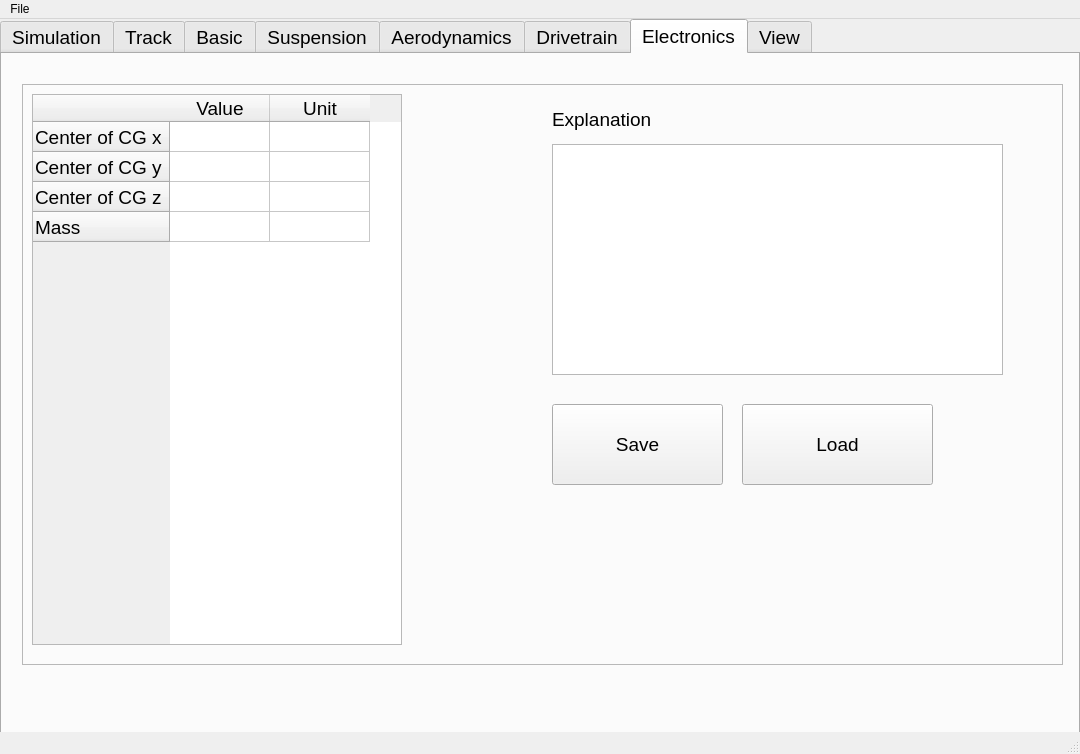
<?xml version="1.0" encoding="UTF-8"?>
<ui version="4.0">
 <class>MainWindow</class>
 <widget class="QMainWindow" name="MainWindow">
  <property name="geometry">
   <rect>
    <x>0</x>
    <y>0</y>
    <width>1080</width>
    <height>754</height>
   </rect>
  </property>
  <property name="windowTitle">
   <string>MainWindow</string>
  </property>
  <widget class="QWidget" name="centralwidget">
   <widget class="QTabWidget" name="menuWidget">
    <property name="enabled">
     <bool>true</bool>
    </property>
    <property name="geometry">
     <rect>
      <x>0</x>
      <y>0</y>
      <width>1080</width>
      <height>720</height>
     </rect>
    </property>
    <property name="font">
     <font>
      <pointsize>14</pointsize>
     </font>
    </property>
    <property name="currentIndex">
     <number>6</number>
    </property>
    <widget class="QWidget" name="Simulation">
     <property name="font">
      <font>
       <pointsize>12</pointsize>
      </font>
     </property>
     <attribute name="title">
      <string>Simulation</string>
     </attribute>
     <widget class="QLabel" name="track_photo_sim">
      <property name="geometry">
       <rect>
        <x>620</x>
        <y>80</y>
        <width>431</width>
        <height>331</height>
       </rect>
      </property>
      <property name="text">
       <string/>
      </property>
      <property name="pixmap">
       <pixmap>Photos/Capture.PNG</pixmap>
      </property>
      <property name="scaledContents">
       <bool>true</bool>
      </property>
     </widget>
     <widget class="QGroupBox" name="infoBox">
      <property name="geometry">
       <rect>
        <x>50</x>
        <y>80</y>
        <width>391</width>
        <height>341</height>
       </rect>
      </property>
      <property name="title">
       <string>INFO</string>
      </property>
      <widget class="QLabel" name="author">
       <property name="geometry">
        <rect>
         <x>10</x>
         <y>30</y>
         <width>121</width>
         <height>21</height>
        </rect>
       </property>
       <property name="text">
        <string>Author</string>
       </property>
      </widget>
      <widget class="QLabel" name="date">
       <property name="geometry">
        <rect>
         <x>10</x>
         <y>70</y>
         <width>71</width>
         <height>31</height>
        </rect>
       </property>
       <property name="text">
        <string>Date</string>
       </property>
      </widget>
      <widget class="QLabel" name="name_of_sim">
       <property name="geometry">
        <rect>
         <x>10</x>
         <y>120</y>
         <width>181</width>
         <height>16</height>
        </rect>
       </property>
       <property name="text">
        <string>Name of Simulation</string>
       </property>
      </widget>
      <widget class="QLabel" name="note">
       <property name="geometry">
        <rect>
         <x>10</x>
         <y>160</y>
         <width>55</width>
         <height>16</height>
        </rect>
       </property>
       <property name="text">
        <string>Notes</string>
       </property>
      </widget>
      <widget class="QDateTimeEdit" name="dateTimeEdit">
       <property name="geometry">
        <rect>
         <x>140</x>
         <y>70</y>
         <width>194</width>
         <height>22</height>
        </rect>
       </property>
      </widget>
      <widget class="QLineEdit" name="name_lineEdit">
       <property name="geometry">
        <rect>
         <x>140</x>
         <y>30</y>
         <width>221</width>
         <height>22</height>
        </rect>
       </property>
       <property name="text">
        <string>Name and Surname</string>
       </property>
      </widget>
      <widget class="QLineEdit" name="name_of_sim_Edit">
       <property name="geometry">
        <rect>
         <x>200</x>
         <y>120</y>
         <width>161</width>
         <height>22</height>
        </rect>
       </property>
       <property name="text">
        <string>Name</string>
       </property>
      </widget>
      <widget class="QTextEdit" name="write_box">
       <property name="geometry">
        <rect>
         <x>10</x>
         <y>180</y>
         <width>361</width>
         <height>151</height>
        </rect>
       </property>
       <property name="html">
        <string>&lt;!DOCTYPE HTML PUBLIC &quot;-//W3C//DTD HTML 4.0//EN&quot; &quot;http://www.w3.org/TR/REC-html40/strict.dtd&quot;&gt;
&lt;html&gt;&lt;head&gt;&lt;meta name=&quot;qrichtext&quot; content=&quot;1&quot; /&gt;&lt;style type=&quot;text/css&quot;&gt;
p, li { white-space: pre-wrap; }
&lt;/style&gt;&lt;/head&gt;&lt;body style=&quot; font-family:'MS Shell Dlg 2'; font-size:12pt; font-weight:400; font-style:normal;&quot;&gt;
&lt;p style=&quot; margin-top:0px; margin-bottom:0px; margin-left:0px; margin-right:0px; -qt-block-indent:0; text-indent:0px;&quot;&gt;&lt;span style=&quot; font-style:italic;&quot;&gt;write changes, notes&lt;/span&gt;&lt;/p&gt;&lt;/body&gt;&lt;/html&gt;</string>
       </property>
      </widget>
     </widget>
     <widget class="QPushButton" name="simulateButton">
      <property name="geometry">
       <rect>
        <x>50</x>
        <y>470</y>
        <width>191</width>
        <height>81</height>
       </rect>
      </property>
      <property name="text">
       <string>Simulate</string>
      </property>
     </widget>
     <widget class="QComboBox" name="data_download_Box">
      <property name="geometry">
       <rect>
        <x>340</x>
        <y>470</y>
        <width>201</width>
        <height>81</height>
       </rect>
      </property>
      <item>
       <property name="text">
        <string>CSV- basic</string>
       </property>
      </item>
      <item>
       <property name="text">
        <string>CSV- advanced</string>
       </property>
      </item>
     </widget>
     <widget class="QPushButton" name="exportButton">
      <property name="geometry">
       <rect>
        <x>550</x>
        <y>470</y>
        <width>171</width>
        <height>81</height>
       </rect>
      </property>
      <property name="text">
       <string>Export</string>
      </property>
     </widget>
    </widget>
    <widget class="QWidget" name="Track">
     <attribute name="title">
      <string>Track</string>
     </attribute>
     <widget class="QPushButton" name="loadtrackButton">
      <property name="geometry">
       <rect>
        <x>50</x>
        <y>480</y>
        <width>171</width>
        <height>51</height>
       </rect>
      </property>
      <property name="text">
       <string>Load track</string>
      </property>
     </widget>
     <widget class="QLabel" name="select_track">
      <property name="geometry">
       <rect>
        <x>50</x>
        <y>80</y>
        <width>151</width>
        <height>31</height>
       </rect>
      </property>
      <property name="text">
       <string>Select track</string>
      </property>
     </widget>
     <widget class="QLabel" name="track_photo">
      <property name="geometry">
       <rect>
        <x>500</x>
        <y>130</y>
        <width>391</width>
        <height>331</height>
       </rect>
      </property>
      <property name="text">
       <string/>
      </property>
      <property name="pixmap">
       <pixmap>Photos/Capture.PNG</pixmap>
      </property>
      <property name="scaledContents">
       <bool>true</bool>
      </property>
     </widget>
     <widget class="QScrollArea" name="scrollArea">
      <property name="geometry">
       <rect>
        <x>50</x>
        <y>120</y>
        <width>301</width>
        <height>331</height>
       </rect>
      </property>
      <property name="font">
       <font>
        <pointsize>14</pointsize>
       </font>
      </property>
      <property name="widgetResizable">
       <bool>true</bool>
      </property>
      <widget class="QWidget" name="scrollAreaWidgetContents">
       <property name="geometry">
        <rect>
         <x>0</x>
         <y>0</y>
         <width>299</width>
         <height>329</height>
        </rect>
       </property>
       <property name="font">
        <font>
         <pointsize>14</pointsize>
        </font>
       </property>
       <widget class="QListWidget" name="listWidget">
        <property name="geometry">
         <rect>
          <x>0</x>
          <y>0</y>
          <width>311</width>
          <height>331</height>
         </rect>
        </property>
        <item>
         <property name="text">
          <string>Acceleration</string>
         </property>
        </item>
        <item>
         <property name="text">
          <string>Skidpad</string>
         </property>
        </item>
        <item>
         <property name="text">
          <string>FSG 2012 Autocross</string>
         </property>
        </item>
       </widget>
      </widget>
     </widget>
    </widget>
    <widget class="QWidget" name="Basic">
     <attribute name="title">
      <string>Basic</string>
     </attribute>
     <widget class="QFrame" name="Basic_frame">
      <property name="geometry">
       <rect>
        <x>0</x>
        <y>10</y>
        <width>1041</width>
        <height>581</height>
       </rect>
      </property>
      <property name="frameShape">
       <enum>QFrame::StyledPanel</enum>
      </property>
      <property name="frameShadow">
       <enum>QFrame::Raised</enum>
      </property>
      <widget class="QTableWidget" name="tableWidget">
       <property name="geometry">
        <rect>
         <x>10</x>
         <y>10</y>
         <width>370</width>
         <height>551</height>
        </rect>
       </property>
       <row>
        <property name="text">
         <string notr="true">Center of CG x</string>
        </property>
       </row>
       <row>
        <property name="text">
         <string>Center of CG y</string>
        </property>
       </row>
       <row>
        <property name="text">
         <string>Center of CG z</string>
        </property>
       </row>
       <row>
        <property name="text">
         <string>Mass</string>
        </property>
       </row>
       <column>
        <property name="text">
         <string>Value</string>
        </property>
       </column>
       <column>
        <property name="text">
         <string>Unit</string>
        </property>
       </column>
      </widget>
      <widget class="QTextEdit" name="textEdit">
       <property name="geometry">
        <rect>
         <x>530</x>
         <y>60</y>
         <width>451</width>
         <height>231</height>
        </rect>
       </property>
      </widget>
      <widget class="QLabel" name="explanation_basic">
       <property name="geometry">
        <rect>
         <x>530</x>
         <y>20</y>
         <width>131</width>
         <height>31</height>
        </rect>
       </property>
       <property name="text">
        <string>Explanation</string>
       </property>
      </widget>
      <widget class="QPushButton" name="save_basic_Button">
       <property name="geometry">
        <rect>
         <x>530</x>
         <y>320</y>
         <width>171</width>
         <height>81</height>
        </rect>
       </property>
       <property name="text">
        <string>Save</string>
       </property>
      </widget>
      <widget class="QPushButton" name="load_basic_Button">
       <property name="geometry">
        <rect>
         <x>720</x>
         <y>320</y>
         <width>191</width>
         <height>81</height>
        </rect>
       </property>
       <property name="text">
        <string>Load</string>
       </property>
      </widget>
     </widget>
    </widget>
    <widget class="QWidget" name="Suspension">
     <attribute name="title">
      <string>Suspension</string>
     </attribute>
     <widget class="QFrame" name="Basic_frame_2">
      <property name="geometry">
       <rect>
        <x>10</x>
        <y>20</y>
        <width>1041</width>
        <height>581</height>
       </rect>
      </property>
      <property name="frameShape">
       <enum>QFrame::StyledPanel</enum>
      </property>
      <property name="frameShadow">
       <enum>QFrame::Raised</enum>
      </property>
      <widget class="QTableWidget" name="tableWidget_2">
       <property name="geometry">
        <rect>
         <x>10</x>
         <y>10</y>
         <width>370</width>
         <height>551</height>
        </rect>
       </property>
       <row>
        <property name="text">
         <string notr="true">Center of CG x</string>
        </property>
       </row>
       <row>
        <property name="text">
         <string>Center of CG y</string>
        </property>
       </row>
       <row>
        <property name="text">
         <string>Center of CG z</string>
        </property>
       </row>
       <row>
        <property name="text">
         <string>Mass</string>
        </property>
       </row>
       <column>
        <property name="text">
         <string>Value</string>
        </property>
       </column>
       <column>
        <property name="text">
         <string>Unit</string>
        </property>
       </column>
      </widget>
      <widget class="QTextEdit" name="textEdit_2">
       <property name="geometry">
        <rect>
         <x>530</x>
         <y>60</y>
         <width>451</width>
         <height>231</height>
        </rect>
       </property>
      </widget>
      <widget class="QLabel" name="explanation_basic_2">
       <property name="geometry">
        <rect>
         <x>530</x>
         <y>20</y>
         <width>131</width>
         <height>31</height>
        </rect>
       </property>
       <property name="text">
        <string>Explanation</string>
       </property>
      </widget>
      <widget class="QPushButton" name="save_basic_Button_2">
       <property name="geometry">
        <rect>
         <x>530</x>
         <y>320</y>
         <width>171</width>
         <height>81</height>
        </rect>
       </property>
       <property name="text">
        <string>Save</string>
       </property>
      </widget>
      <widget class="QPushButton" name="load_basic_Button_2">
       <property name="geometry">
        <rect>
         <x>720</x>
         <y>320</y>
         <width>191</width>
         <height>81</height>
        </rect>
       </property>
       <property name="text">
        <string>Load</string>
       </property>
      </widget>
     </widget>
    </widget>
    <widget class="QWidget" name="Aerodynamics">
     <attribute name="title">
      <string>Aerodynamics</string>
     </attribute>
     <widget class="QFrame" name="Basic_frame_3">
      <property name="geometry">
       <rect>
        <x>20</x>
        <y>20</y>
        <width>1041</width>
        <height>581</height>
       </rect>
      </property>
      <property name="frameShape">
       <enum>QFrame::StyledPanel</enum>
      </property>
      <property name="frameShadow">
       <enum>QFrame::Raised</enum>
      </property>
      <widget class="QTableWidget" name="tableWidget_3">
       <property name="geometry">
        <rect>
         <x>10</x>
         <y>10</y>
         <width>370</width>
         <height>551</height>
        </rect>
       </property>
       <row>
        <property name="text">
         <string notr="true">Center of CG x</string>
        </property>
       </row>
       <row>
        <property name="text">
         <string>Center of CG y</string>
        </property>
       </row>
       <row>
        <property name="text">
         <string>Center of CG z</string>
        </property>
       </row>
       <row>
        <property name="text">
         <string>Mass</string>
        </property>
       </row>
       <column>
        <property name="text">
         <string>Value</string>
        </property>
       </column>
       <column>
        <property name="text">
         <string>Unit</string>
        </property>
       </column>
      </widget>
      <widget class="QTextEdit" name="textEdit_3">
       <property name="geometry">
        <rect>
         <x>530</x>
         <y>60</y>
         <width>451</width>
         <height>231</height>
        </rect>
       </property>
      </widget>
      <widget class="QLabel" name="explanation_basic_3">
       <property name="geometry">
        <rect>
         <x>530</x>
         <y>20</y>
         <width>131</width>
         <height>31</height>
        </rect>
       </property>
       <property name="text">
        <string>Explanation</string>
       </property>
      </widget>
      <widget class="QPushButton" name="save_basic_Button_3">
       <property name="geometry">
        <rect>
         <x>530</x>
         <y>320</y>
         <width>171</width>
         <height>81</height>
        </rect>
       </property>
       <property name="text">
        <string>Save</string>
       </property>
      </widget>
      <widget class="QPushButton" name="load_basic_Button_3">
       <property name="geometry">
        <rect>
         <x>720</x>
         <y>320</y>
         <width>191</width>
         <height>81</height>
        </rect>
       </property>
       <property name="text">
        <string>Load</string>
       </property>
      </widget>
     </widget>
    </widget>
    <widget class="QWidget" name="Drivetrain">
     <attribute name="title">
      <string>Drivetrain</string>
     </attribute>
     <widget class="QFrame" name="Basic_frame_4">
      <property name="geometry">
       <rect>
        <x>20</x>
        <y>20</y>
        <width>1041</width>
        <height>581</height>
       </rect>
      </property>
      <property name="frameShape">
       <enum>QFrame::StyledPanel</enum>
      </property>
      <property name="frameShadow">
       <enum>QFrame::Raised</enum>
      </property>
      <widget class="QTableWidget" name="tableWidget_4">
       <property name="geometry">
        <rect>
         <x>10</x>
         <y>10</y>
         <width>370</width>
         <height>551</height>
        </rect>
       </property>
       <row>
        <property name="text">
         <string notr="true">Center of CG x</string>
        </property>
       </row>
       <row>
        <property name="text">
         <string>Center of CG y</string>
        </property>
       </row>
       <row>
        <property name="text">
         <string>Center of CG z</string>
        </property>
       </row>
       <row>
        <property name="text">
         <string>Mass</string>
        </property>
       </row>
       <column>
        <property name="text">
         <string>Value</string>
        </property>
       </column>
       <column>
        <property name="text">
         <string>Unit</string>
        </property>
       </column>
      </widget>
      <widget class="QTextEdit" name="textEdit_4">
       <property name="geometry">
        <rect>
         <x>530</x>
         <y>60</y>
         <width>451</width>
         <height>231</height>
        </rect>
       </property>
      </widget>
      <widget class="QLabel" name="explanation_basic_4">
       <property name="geometry">
        <rect>
         <x>530</x>
         <y>20</y>
         <width>131</width>
         <height>31</height>
        </rect>
       </property>
       <property name="text">
        <string>Explanation</string>
       </property>
      </widget>
      <widget class="QPushButton" name="save_basic_Button_4">
       <property name="geometry">
        <rect>
         <x>530</x>
         <y>320</y>
         <width>171</width>
         <height>81</height>
        </rect>
       </property>
       <property name="text">
        <string>Save</string>
       </property>
      </widget>
      <widget class="QPushButton" name="load_basic_Button_4">
       <property name="geometry">
        <rect>
         <x>720</x>
         <y>320</y>
         <width>191</width>
         <height>81</height>
        </rect>
       </property>
       <property name="text">
        <string>Load</string>
       </property>
      </widget>
     </widget>
    </widget>
    <widget class="QWidget" name="Electronics">
     <attribute name="title">
      <string>Electronics</string>
     </attribute>
     <widget class="QFrame" name="Basic_frame_5">
      <property name="geometry">
       <rect>
        <x>20</x>
        <y>30</y>
        <width>1041</width>
        <height>581</height>
       </rect>
      </property>
      <property name="frameShape">
       <enum>QFrame::StyledPanel</enum>
      </property>
      <property name="frameShadow">
       <enum>QFrame::Raised</enum>
      </property>
      <widget class="QTableWidget" name="tableWidget_5">
       <property name="geometry">
        <rect>
         <x>10</x>
         <y>10</y>
         <width>370</width>
         <height>551</height>
        </rect>
       </property>
       <row>
        <property name="text">
         <string notr="true">Center of CG x</string>
        </property>
       </row>
       <row>
        <property name="text">
         <string>Center of CG y</string>
        </property>
       </row>
       <row>
        <property name="text">
         <string>Center of CG z</string>
        </property>
       </row>
       <row>
        <property name="text">
         <string>Mass</string>
        </property>
       </row>
       <column>
        <property name="text">
         <string>Value</string>
        </property>
       </column>
       <column>
        <property name="text">
         <string>Unit</string>
        </property>
       </column>
      </widget>
      <widget class="QTextEdit" name="textEdit_5">
       <property name="geometry">
        <rect>
         <x>530</x>
         <y>60</y>
         <width>451</width>
         <height>231</height>
        </rect>
       </property>
      </widget>
      <widget class="QLabel" name="explanation_basic_5">
       <property name="geometry">
        <rect>
         <x>530</x>
         <y>20</y>
         <width>131</width>
         <height>31</height>
        </rect>
       </property>
       <property name="text">
        <string>Explanation</string>
       </property>
      </widget>
      <widget class="QPushButton" name="save_basic_Button_5">
       <property name="geometry">
        <rect>
         <x>530</x>
         <y>320</y>
         <width>171</width>
         <height>81</height>
        </rect>
       </property>
       <property name="text">
        <string>Save</string>
       </property>
      </widget>
      <widget class="QPushButton" name="load_basic_Button_5">
       <property name="geometry">
        <rect>
         <x>720</x>
         <y>320</y>
         <width>191</width>
         <height>81</height>
        </rect>
       </property>
       <property name="text">
        <string>Load</string>
       </property>
      </widget>
     </widget>
    </widget>
    <widget class="QWidget" name="View">
     <attribute name="title">
      <string>View</string>
     </attribute>
    </widget>
   </widget>
  </widget>
  <widget class="QMenuBar" name="menubar">
   <property name="geometry">
    <rect>
     <x>0</x>
     <y>0</y>
     <width>1080</width>
     <height>26</height>
    </rect>
   </property>
   <widget class="QMenu" name="menuFile">
    <property name="title">
     <string>File</string>
    </property>
    <addaction name="actionNew"/>
    <addaction name="actionSave"/>
    <addaction name="actionOpen"/>
    <addaction name="actionExit"/>
   </widget>
   <addaction name="menuFile"/>
  </widget>
  <widget class="QStatusBar" name="statusbar"/>
  <action name="actionNew">
   <property name="text">
    <string>New</string>
   </property>
  </action>
  <action name="actionSave">
   <property name="text">
    <string>Save</string>
   </property>
  </action>
  <action name="actionOpen">
   <property name="text">
    <string>Open</string>
   </property>
  </action>
  <action name="actionExit">
   <property name="text">
    <string>Exit</string>
   </property>
  </action>
 </widget>
 <resources/>
 <connections/>
</ui>
